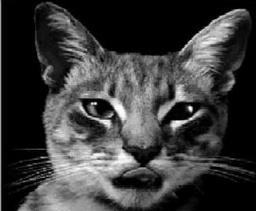
#> input picture Filtering/4. High-boost filter images/cat.JPG, 256 x 211 px, shrunk from 325 x 268 before the run, found by its file name
$ jupyter execute Assignment3-4.ipynb
#> lines starting #> are read from the running program, lines starting #| are printed output that depends on the picture
[cell 1]
import cv2
import numpy as np
from math import acos, pi, sqrt, cos, e

[cell 2]
#Mean, Gaussian, Median Filter 모두 같은 마스크 크기 적용
#사각형이라고 가정, 보통은 정사각형이라 3*3, 5*5, 7*7을 기준으로 생각할 것
maskheight = int(input("Height of square : "))
#> the answer given: 100
maskwidth = int(input("Width of square : "))
#> the answer given: 100
A = float(input("A (the number that multiply Original image) : "))
#> the answer given: 3
#> further down, src is the input picture: shape (211, 256, 3); min 0, max 255, mean 58.5

[cell 3]
# B,G,R
def compute_Hue(B, G, R):
    # prevent divide by 0, adding 0.00000001
    angle = 0.5*((R - G) + (R - B)) / sqrt((R-G)*(R-G) + (R-B)*(G-B) + 0.00000001)
    if B<= G:
        return acos(angle)
    elif B> G:
        return (2*pi- acos(angle))
    #return acos(angle) if B <= G else (2*pi - acos(angle))

[cell 4]
#위에서 지정한 크기의 마스크로, hsi -> RGB 변환 포함
def mask_highpass_1(src, height, width, maskheight, maskwidth):

#> called with height = 211, width = 256, maskheight = 100, maskwidth = 100
    I = np.zeros((height, width))
    S = np.zeros((height, width))
    H = np.zeros((height, width))


    #B, G, R = cv2.split(src)
    B = src[:,:,0]
    G = src[:,:,1]
    R = src[:,:,2]


    for i in range(height):
        for j in range(width):
            B_tmp, G_tmp, R_tmp = B[i][j]/255., G[i][j]/255., R[i][j]/255.

            I[i][j] = (B_tmp+G_tmp+R_tmp)/3.
            # prevent divide by 0, adding 0.00000001
            S[i][j] = 1 - 3*np.min([B_tmp,G_tmp,R_tmp])/(B_tmp+G_tmp+R_tmp+0.00000001)
            H[i][j] = compute_Hue(B_tmp, G_tmp, R_tmp)
#> H: shape (211, 256) float64; every value is 1.57
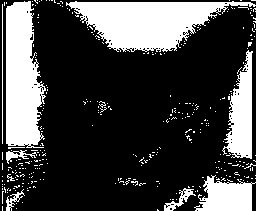
#> S: shape (211, 256) float64; min 3.33e-09, max 1, mean 0.269


    # mask라 사이즈 지정 잘 해주기
    mask = np.zeros((maskheight, maskwidth), dtype=np.uint8)/255
    plt = np.zeros((height, width,3), dtype=np.uint8)


    # 다이아몬드 형태의 mask
    temp = (maskwidth-1)//2     # maskheight의 딱 중간 지점
    center = maskwidth * maskheight // 2 + A
    pixel_sum = maskwidth*maskheight
    for i in range(maskheight):
        for j in range(maskwidth):
            if (i == (maskheight+1)//2-1 and j == (maskwidth+1)//2-1):
                mask[i][j] = center

            elif (j <= temp and j >= maskwidth-temp-1) or (j >= temp and j <= maskwidth-temp-1) :
                mask[i][j] = -1

            else:
                mask[i][j] = 0

        # m이 maskheight 중간 지점을 넘어가기 이전에는 masking 되는 부분을 2개씩 늘어나게 하기
        if i < (maskheight+1)//2 -1 :
            temp += 1


        # m이 maskheight 중간 지점을 넘어가면 masking 되는 부분을 2개씩 줄어들게 하기
        else :    # m > (maskwidth+1)//2
            temp -= 1

    print(mask)


    #meanfilter 함수를 불러왔을 때 자동으로 hsi도 선언
    hsi2B = np.zeros((height, width))
    hsi2G = np.zeros((height, width))
    hsi2R = np.zeros((height, width))

    for i in range(height):
        for j in range(width):

            if i < maskheight or i > height-maskheight or j < maskwidth or j > width-maskwidth :
                if H[i][j] >= 0 and H[i][j] < 2*pi/3: #0도~120도
                    hsi2B[i][j] = ((1-S[i][j])*I[i][j])
                    hsi2R[i][j] = ((1+(S[i][j]*cos(H[i][j]) / cos(pi/3-H[i][j])))*I[i][j])
                    hsi2G[i][j] = ((I[i][j]*3. - (hsi2R[i][j]+hsi2B[i][j])))

                if H[i][j] >= 2*pi/3 and H[i][j] < 4*pi/3:
                    H[i][j] = H[i][j]-2*pi/3
                    hsi2R[i][j] = ((1-S[i][j])*I[i][j])
                    hsi2G[i][j] = ((1+(S[i][j]*cos(H[i][j]) / cos(pi/3-H[i][j])))*I[i][j])
                    hsi2B[i][j] = ((I[i][j]*3 - (hsi2R[i][j]+hsi2G[i][j])))

                if H[i][j] >= 4*pi/3 and H[i][j] <= 2*pi:
                    H[i][j] = H[i][j] - 4*pi/3
                    hsi2G[i][j] = ((1-S[i][j])*I[i][j])
                    hsi2B[i][j] = ((1+(S[i][j]*cos(H[i][j]) / cos(pi/3-H[i][j])))*I[i][j])
                    hsi2R[i][j] = ((I[i][j]*3 - (hsi2G[i][j]+hsi2B[i][j])))

                continue

            temp_I = 0
            for m in range(maskheight):
                for n in range(maskwidth):
                    temp_I = (I[i+m][j+n] * mask[m][n])

                    if H[i+m][j+n] >= 0 and H[i+m][j+n] < 2*pi/3: #0도~120도
                        hsi2B[i][j] += (1-S[i+m][j+n])*temp_I
                        hsi2R[i][j] += (1+(S[i+m][j+n]*cos(H[i+m][j+n]) / cos(pi/3-H[i+m][j+n])))*temp_I
                        hsi2G[i][j] += (temp_I*3 - (((1+(S[i+m][j+n]*cos(H[i+m][j+n]) / cos(pi/3-H[i+m][j+n])))*temp_I)+((1-S[i+m][j+n])*temp_I)))

                    if H[i+m][j+n] >= 2*pi/3 and H[i+m][j+n] < 4*pi/3:
                        H[i+m][j+n] = H[i+m][j+n]-2*pi/3
                        hsi2R[i][j] += (1-S[i+m][j+n])*temp_I
                        hsi2G[i][j] += (1+(S[i+m][j+n]*cos(H[i+m][j+n]) / cos(pi/3-H[i+m][j+n])))*temp_I
                        hsi2B[i][j] += (temp_I*3 - (((1-S[i+m][j+n])*temp_I)+((1+(S[i+m][j+n]*cos(H[i+m][j+n]) / cos(pi/3-H[i+m][j+n])))*temp_I)))

                    if H[i+m][j+n] >= 4*pi/3 and H[i+m][j+n] <= 2*pi:
                        H[i+m][j+n] = H[i+m][j+n] - 4*pi/3
                        hsi2G[i][j] += (1-S[i+m][j+n])*temp_I
                        hsi2B[i][j] += (1+(S[i+m][j+n]*cos(H[i+m][j+n]) / cos(pi/3-H[i+m][j+n])))*temp_I
                        hsi2R[i][j] += (temp_I*3 - (((1+(S[i+m][j+n]*cos(H[i+m][j+n]) / cos(pi/3-H[i+m][j+n])))*temp_I)+((1-S[i+m][j+n])*temp_I)))
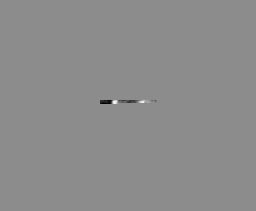
#> hsi2B: shape (211, 256) float64; min -1636.5, max 1338, mean -1.3; drawn with min black and max white

    plt = cv2.merge((hsi2B, hsi2G, hsi2R))

    return plt

[cell 5]
#위에서 지정한 크기의 마스크로, hsi -> RGB 변환 포함
# [95 lines left out: function mask_highpass_2, not called in this run]

[cell 6]
#위에서 지정한 크기의 마스크로, hsi -> RGB 변환 포함
#mask가 mean filter일 때
# [93 lines left out: function mask_lowpass_1, not called in this run]

[cell 7]
#위에서 지정한 크기의 마스크로, hsi -> RGB 변환 포함
# [99 lines left out: function mask_lowpass_2, not called in this run]

[cell 8]
src = cv2.imread('./cat.jpg', cv2.IMREAD_COLOR)
height, width = src.shape[0], src.shape[1]

highpass1 = np.zeros((height, width,3), dtype=np.uint8)
highpass2 = np.zeros((height, width,3), dtype=np.uint8)
lowpass1 = np.zeros((height, width,3), dtype=np.uint8)
lowpass2 = np.zeros((height, width,3), dtype=np.uint8)

highpass1 = mask_highpass_1(src, height, width, maskheight, maskwidth)
highpass2 = mask_highpass_2(src, height, width, maskheight, maskwidth)
lowpass1 = mask_lowpass_1(src, height, width, maskheight, maskwidth)
lowpass1 = mask_lowpass_2(src, height, width, maskheight, maskwidth)
cv2.imshow("Using High Pass Filter 1", highpass1)
cv2.imshow("Using High Pass Filter 2", highpass2)
cv2.imshow("Using Low Pass Filter 1", lowpass1)
cv2.imshow("Using Low Pass Filter 2", lowpass2)
#cv2.imshow("Gaussian Filter", gaussian)
cv2.imshow("src", src)
cv2.waitKey(0)
cv2.destroyAllWindows()
